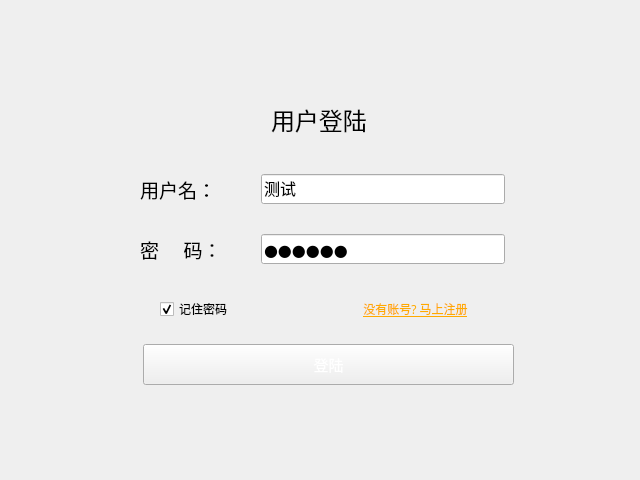
<?xml version="1.0" encoding="UTF-8"?>
<ui version="4.0">
 <class>LoginWidget</class>
 <widget class="QWidget" name="LoginWidget">
  <property name="geometry">
   <rect>
    <x>0</x>
    <y>0</y>
    <width>640</width>
    <height>480</height>
   </rect>
  </property>
  <property name="minimumSize">
   <size>
    <width>640</width>
    <height>480</height>
   </size>
  </property>
  <property name="maximumSize">
   <size>
    <width>640</width>
    <height>480</height>
   </size>
  </property>
  <property name="windowTitle">
   <string>LoginWidget</string>
  </property>
  <layout class="QGridLayout" name="gridLayout">
   <item row="0" column="0">
    <spacer name="horizontalSpacer">
     <property name="orientation">
      <enum>Qt::Horizontal</enum>
     </property>
     <property name="sizeHint" stdset="0">
      <size>
       <width>477</width>
       <height>20</height>
      </size>
     </property>
    </spacer>
   </item>
   <item row="0" column="1">
    <widget class="QToolButton" name="settingsButton">
     <property name="focusPolicy">
      <enum>Qt::NoFocus</enum>
     </property>
     <property name="text">
      <string/>
     </property>
     <property name="icon">
      <iconset resource="image.qrc">
       <normaloff>:/image/login_setting.png</normaloff>:/image/login_setting.png</iconset>
     </property>
     <property name="iconSize">
      <size>
       <width>40</width>
       <height>40</height>
      </size>
     </property>
     <property name="autoRaise">
      <bool>true</bool>
     </property>
    </widget>
   </item>
   <item row="0" column="2">
    <widget class="QToolButton" name="minButton">
     <property name="focusPolicy">
      <enum>Qt::NoFocus</enum>
     </property>
     <property name="text">
      <string/>
     </property>
     <property name="icon">
      <iconset resource="image.qrc">
       <normaloff>:/image/login_min.png</normaloff>:/image/login_min.png</iconset>
     </property>
     <property name="iconSize">
      <size>
       <width>31</width>
       <height>31</height>
      </size>
     </property>
     <property name="autoRaise">
      <bool>true</bool>
     </property>
    </widget>
   </item>
   <item row="0" column="3">
    <widget class="QToolButton" name="closeButton">
     <property name="focusPolicy">
      <enum>Qt::NoFocus</enum>
     </property>
     <property name="text">
      <string/>
     </property>
     <property name="icon">
      <iconset resource="image.qrc">
       <normaloff>:/image/login_close.png</normaloff>:/image/login_close.png</iconset>
     </property>
     <property name="iconSize">
      <size>
       <width>32</width>
       <height>32</height>
      </size>
     </property>
     <property name="autoRaise">
      <bool>true</bool>
     </property>
    </widget>
   </item>
   <item row="1" column="0" colspan="4">
    <widget class="QStackedWidget" name="stackedWidget">
     <widget class="QWidget" name="pageLogin">
      <widget class="QLabel" name="loginTitle">
       <property name="geometry">
        <rect>
         <x>260</x>
         <y>30</y>
         <width>161</width>
         <height>51</height>
        </rect>
       </property>
       <property name="font">
        <font>
         <family>微软雅黑</family>
         <pointsize>18</pointsize>
        </font>
       </property>
       <property name="text">
        <string>用户登陆</string>
       </property>
      </widget>
      <widget class="QLineEdit" name="loginUser">
       <property name="geometry">
        <rect>
         <x>250</x>
         <y>110</y>
         <width>244</width>
         <height>30</height>
        </rect>
       </property>
       <property name="font">
        <font>
         <family>宋体</family>
         <pointsize>12</pointsize>
        </font>
       </property>
       <property name="text">
        <string>测试</string>
       </property>
       <property name="frame">
        <bool>true</bool>
       </property>
      </widget>
      <widget class="QCheckBox" name="loginCheckBoxPwd">
       <property name="geometry">
        <rect>
         <x>149</x>
         <y>234</y>
         <width>105</width>
         <height>22</height>
        </rect>
       </property>
       <property name="font">
        <font>
         <family>宋体</family>
        </font>
       </property>
       <property name="text">
        <string>记住密码</string>
       </property>
       <property name="checked">
        <bool>true</bool>
       </property>
      </widget>
      <widget class="QLineEdit" name="loginPwd">
       <property name="geometry">
        <rect>
         <x>250</x>
         <y>170</y>
         <width>244</width>
         <height>30</height>
        </rect>
       </property>
       <property name="font">
        <font>
         <family>宋体</family>
         <pointsize>12</pointsize>
        </font>
       </property>
       <property name="text">
        <string>123456</string>
       </property>
       <property name="echoMode">
        <enum>QLineEdit::Password</enum>
       </property>
      </widget>
      <widget class="QLabel" name="label">
       <property name="geometry">
        <rect>
         <x>129</x>
         <y>109</y>
         <width>112</width>
         <height>33</height>
        </rect>
       </property>
       <property name="font">
        <font>
         <family>Agency FB</family>
         <pointsize>14</pointsize>
        </font>
       </property>
       <property name="text">
        <string>用户名：</string>
       </property>
      </widget>
      <widget class="QToolButton" name="loginRegButton">
       <property name="geometry">
        <rect>
         <x>311</x>
         <y>233</y>
         <width>187</width>
         <height>24</height>
        </rect>
       </property>
       <property name="palette">
        <palette>
         <active>
          <colorrole role="ButtonText">
           <brush brushstyle="SolidPattern">
            <color alpha="255">
             <red>255</red>
             <green>170</green>
             <blue>0</blue>
            </color>
           </brush>
          </colorrole>
         </active>
         <inactive>
          <colorrole role="ButtonText">
           <brush brushstyle="SolidPattern">
            <color alpha="255">
             <red>255</red>
             <green>170</green>
             <blue>0</blue>
            </color>
           </brush>
          </colorrole>
         </inactive>
         <disabled>
          <colorrole role="ButtonText">
           <brush brushstyle="SolidPattern">
            <color alpha="255">
             <red>120</red>
             <green>120</green>
             <blue>120</blue>
            </color>
           </brush>
          </colorrole>
         </disabled>
        </palette>
       </property>
       <property name="font">
        <font>
         <family>宋体</family>
         <underline>true</underline>
        </font>
       </property>
       <property name="text">
        <string>没有账号? 马上注册</string>
       </property>
       <property name="autoRaise">
        <bool>true</bool>
       </property>
      </widget>
      <widget class="QLabel" name="label_2">
       <property name="geometry">
        <rect>
         <x>129</x>
         <y>169</y>
         <width>109</width>
         <height>33</height>
        </rect>
       </property>
       <property name="font">
        <font>
         <family>Agency FB</family>
         <pointsize>14</pointsize>
        </font>
       </property>
       <property name="text">
        <string>密     码：</string>
       </property>
      </widget>
      <widget class="QToolButton" name="loginSureButton">
       <property name="geometry">
        <rect>
         <x>132</x>
         <y>280</y>
         <width>371</width>
         <height>41</height>
        </rect>
       </property>
       <property name="palette">
        <palette>
         <active>
          <colorrole role="ButtonText">
           <brush brushstyle="SolidPattern">
            <color alpha="255">
             <red>255</red>
             <green>255</green>
             <blue>255</blue>
            </color>
           </brush>
          </colorrole>
         </active>
         <inactive>
          <colorrole role="ButtonText">
           <brush brushstyle="SolidPattern">
            <color alpha="255">
             <red>255</red>
             <green>255</green>
             <blue>255</blue>
            </color>
           </brush>
          </colorrole>
         </inactive>
         <disabled>
          <colorrole role="ButtonText">
           <brush brushstyle="SolidPattern">
            <color alpha="255">
             <red>118</red>
             <green>116</green>
             <blue>108</blue>
            </color>
           </brush>
          </colorrole>
         </disabled>
        </palette>
       </property>
       <property name="font">
        <font>
         <pointsize>11</pointsize>
        </font>
       </property>
       <property name="styleSheet">
        <string notr="true">border-image: url(:/image/balckButton.png);</string>
       </property>
       <property name="text">
        <string>登陆</string>
       </property>
      </widget>
     </widget>
     <widget class="QWidget" name="pageRegister">
      <widget class="QLineEdit" name="regFirstPwd">
       <property name="geometry">
        <rect>
         <x>280</x>
         <y>159</y>
         <width>193</width>
         <height>24</height>
        </rect>
       </property>
       <property name="font">
        <font>
         <family>宋体</family>
        </font>
       </property>
       <property name="echoMode">
        <enum>QLineEdit::Password</enum>
       </property>
      </widget>
      <widget class="QLabel" name="label_3">
       <property name="geometry">
        <rect>
         <x>181</x>
         <y>91</y>
         <width>72</width>
         <height>18</height>
        </rect>
       </property>
       <property name="text">
        <string>用户名：</string>
       </property>
      </widget>
      <widget class="QLabel" name="label_6">
       <property name="geometry">
        <rect>
         <x>181</x>
         <y>261</y>
         <width>72</width>
         <height>18</height>
        </rect>
       </property>
       <property name="text">
        <string>邮  箱：</string>
       </property>
      </widget>
      <widget class="QToolButton" name="regButton">
       <property name="geometry">
        <rect>
         <x>140</x>
         <y>300</y>
         <width>371</width>
         <height>41</height>
        </rect>
       </property>
       <property name="palette">
        <palette>
         <active>
          <colorrole role="ButtonText">
           <brush brushstyle="SolidPattern">
            <color alpha="255">
             <red>255</red>
             <green>255</green>
             <blue>255</blue>
            </color>
           </brush>
          </colorrole>
         </active>
         <inactive>
          <colorrole role="ButtonText">
           <brush brushstyle="SolidPattern">
            <color alpha="255">
             <red>255</red>
             <green>255</green>
             <blue>255</blue>
            </color>
           </brush>
          </colorrole>
         </inactive>
         <disabled>
          <colorrole role="ButtonText">
           <brush brushstyle="SolidPattern">
            <color alpha="255">
             <red>118</red>
             <green>116</green>
             <blue>108</blue>
            </color>
           </brush>
          </colorrole>
         </disabled>
        </palette>
       </property>
       <property name="font">
        <font>
         <pointsize>11</pointsize>
        </font>
       </property>
       <property name="styleSheet">
        <string notr="true">border-image: url(:/image/balckButton.png);</string>
       </property>
       <property name="text">
        <string>注册</string>
       </property>
      </widget>
      <widget class="QLabel" name="label_7">
       <property name="geometry">
        <rect>
         <x>181</x>
         <y>159</y>
         <width>72</width>
         <height>18</height>
        </rect>
       </property>
       <property name="text">
        <string>密  码：</string>
       </property>
      </widget>
      <widget class="QLabel" name="label_5">
       <property name="geometry">
        <rect>
         <x>181</x>
         <y>227</y>
         <width>72</width>
         <height>18</height>
        </rect>
       </property>
       <property name="text">
        <string>手  机：</string>
       </property>
      </widget>
      <widget class="QLineEdit" name="regUser">
       <property name="geometry">
        <rect>
         <x>280</x>
         <y>91</y>
         <width>193</width>
         <height>24</height>
        </rect>
       </property>
       <property name="font">
        <font>
         <family>宋体</family>
        </font>
       </property>
      </widget>
      <widget class="QLineEdit" name="regNickName">
       <property name="geometry">
        <rect>
         <x>280</x>
         <y>125</y>
         <width>193</width>
         <height>24</height>
        </rect>
       </property>
       <property name="font">
        <font>
         <family>宋体</family>
        </font>
       </property>
      </widget>
      <widget class="QLineEdit" name="regSurePwd">
       <property name="geometry">
        <rect>
         <x>280</x>
         <y>193</y>
         <width>193</width>
         <height>24</height>
        </rect>
       </property>
       <property name="font">
        <font>
         <family>宋体</family>
        </font>
       </property>
       <property name="echoMode">
        <enum>QLineEdit::Password</enum>
       </property>
      </widget>
      <widget class="QLabel" name="regTitle">
       <property name="geometry">
        <rect>
         <x>260</x>
         <y>30</y>
         <width>161</width>
         <height>51</height>
        </rect>
       </property>
       <property name="font">
        <font>
         <family>微软雅黑</family>
         <pointsize>18</pointsize>
        </font>
       </property>
       <property name="text">
        <string>用户注册</string>
       </property>
      </widget>
      <widget class="QLabel" name="label_8">
       <property name="geometry">
        <rect>
         <x>181</x>
         <y>193</y>
         <width>90</width>
         <height>18</height>
        </rect>
       </property>
       <property name="text">
        <string>确定密码：</string>
       </property>
      </widget>
      <widget class="QLabel" name="label_4">
       <property name="geometry">
        <rect>
         <x>181</x>
         <y>125</y>
         <width>72</width>
         <height>18</height>
        </rect>
       </property>
       <property name="text">
        <string>昵  称：</string>
       </property>
      </widget>
      <widget class="QLineEdit" name="regEmail">
       <property name="geometry">
        <rect>
         <x>280</x>
         <y>261</y>
         <width>193</width>
         <height>24</height>
        </rect>
       </property>
       <property name="font">
        <font>
         <family>宋体</family>
        </font>
       </property>
      </widget>
      <widget class="QLineEdit" name="regPhone">
       <property name="geometry">
        <rect>
         <x>280</x>
         <y>227</y>
         <width>193</width>
         <height>24</height>
        </rect>
       </property>
       <property name="font">
        <font>
         <family>宋体</family>
        </font>
       </property>
      </widget>
     </widget>
     <widget class="QWidget" name="pageSettings">
      <widget class="QLabel" name="settingsTitle">
       <property name="geometry">
        <rect>
         <x>290</x>
         <y>40</y>
         <width>81</width>
         <height>51</height>
        </rect>
       </property>
       <property name="font">
        <font>
         <family>微软雅黑</family>
         <pointsize>18</pointsize>
        </font>
       </property>
       <property name="text">
        <string>设置</string>
       </property>
      </widget>
      <widget class="QWidget" name="layoutWidget">
       <property name="geometry">
        <rect>
         <x>140</x>
         <y>110</y>
         <width>371</width>
         <height>121</height>
        </rect>
       </property>
       <layout class="QGridLayout" name="gridLayout_4">
        <item row="0" column="0">
         <widget class="QLabel" name="label_9">
          <property name="font">
           <font>
            <family>Agency FB</family>
            <pointsize>12</pointsize>
           </font>
          </property>
          <property name="text">
           <string>服务器地址：</string>
          </property>
         </widget>
        </item>
        <item row="0" column="1">
         <widget class="QLineEdit" name="serverIP">
          <property name="font">
           <font>
            <family>宋体</family>
            <pointsize>12</pointsize>
           </font>
          </property>
          <property name="text">
           <string>192.168.31.138</string>
          </property>
         </widget>
        </item>
        <item row="1" column="0">
         <widget class="QLabel" name="label_10">
          <property name="font">
           <font>
            <family>Agency FB</family>
            <pointsize>12</pointsize>
           </font>
          </property>
          <property name="text">
           <string>服务器端口：</string>
          </property>
         </widget>
        </item>
        <item row="1" column="1">
         <widget class="QLineEdit" name="serverPort">
          <property name="font">
           <font>
            <family>宋体</family>
            <pointsize>12</pointsize>
           </font>
          </property>
          <property name="text">
           <string>80</string>
          </property>
         </widget>
        </item>
       </layout>
      </widget>
      <widget class="QToolButton" name="setSureButton">
       <property name="geometry">
        <rect>
         <x>140</x>
         <y>260</y>
         <width>371</width>
         <height>41</height>
        </rect>
       </property>
       <property name="palette">
        <palette>
         <active>
          <colorrole role="ButtonText">
           <brush brushstyle="SolidPattern">
            <color alpha="255">
             <red>255</red>
             <green>255</green>
             <blue>255</blue>
            </color>
           </brush>
          </colorrole>
         </active>
         <inactive>
          <colorrole role="ButtonText">
           <brush brushstyle="SolidPattern">
            <color alpha="255">
             <red>255</red>
             <green>255</green>
             <blue>255</blue>
            </color>
           </brush>
          </colorrole>
         </inactive>
         <disabled>
          <colorrole role="ButtonText">
           <brush brushstyle="SolidPattern">
            <color alpha="255">
             <red>118</red>
             <green>116</green>
             <blue>108</blue>
            </color>
           </brush>
          </colorrole>
         </disabled>
        </palette>
       </property>
       <property name="font">
        <font>
         <pointsize>11</pointsize>
        </font>
       </property>
       <property name="styleSheet">
        <string notr="true">border-image: url(:/image/balckButton.png);</string>
       </property>
       <property name="text">
        <string>确定</string>
       </property>
      </widget>
     </widget>
    </widget>
   </item>
  </layout>
 </widget>
 <layoutdefault spacing="6" margin="11"/>
 <resources>
  <include location="image.qrc"/>
 </resources>
 <connections/>
</ui>
